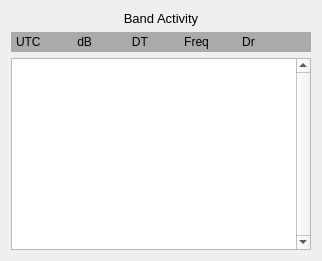
      <widget class="QWidget" name="layoutWidget">
       <layout class="QVBoxLayout" name="verticalLayout_3">
        <item>
         <widget class="QLabel" name="lh_decodes_title_label">
          <property name="maximumSize">
           <size>
            <width>500</width>
            <height>16777215</height>
           </size>
          </property>
          <property name="font">
           <font>
            <pointsize>10</pointsize>
            <weight>50</weight>
            <bold>false</bold>
           </font>
          </property>
          <property name="text">
           <string>Band Activity</string>
          </property>
          <property name="alignment">
           <set>Qt::AlignCenter</set>
          </property>
         </widget>
        </item>
        <item>
         <widget class="QLabel" name="lh_decodes_headings_label">
          <property name="minimumSize">
           <size>
            <width>300</width>
            <height>20</height>
           </size>
          </property>
          <property name="maximumSize">
           <size>
            <width>16777215</width>
            <height>20</height>
           </size>
          </property>
          <property name="palette">
           <palette>
            <active>
             <colorrole role="Base">
              <brush brushstyle="SolidPattern">
               <color alpha="255">
                <red>252</red>
                <green>252</green>
                <blue>252</blue>
               </color>
              </brush>
             </colorrole>
             <colorrole role="Window">
              <brush brushstyle="SolidPattern">
               <color alpha="255">
                <red>170</red>
                <green>170</green>
                <blue>170</blue>
               </color>
              </brush>
             </colorrole>
            </active>
            <inactive>
             <colorrole role="Base">
              <brush brushstyle="SolidPattern">
               <color alpha="255">
                <red>252</red>
                <green>252</green>
                <blue>252</blue>
               </color>
              </brush>
             </colorrole>
             <colorrole role="Window">
              <brush brushstyle="SolidPattern">
               <color alpha="255">
                <red>170</red>
                <green>170</green>
                <blue>170</blue>
               </color>
              </brush>
             </colorrole>
            </inactive>
            <disabled>
             <colorrole role="Base">
              <brush brushstyle="SolidPattern">
               <color alpha="255">
                <red>170</red>
                <green>170</green>
                <blue>170</blue>
               </color>
              </brush>
             </colorrole>
             <colorrole role="Window">
              <brush brushstyle="SolidPattern">
               <color alpha="255">
                <red>170</red>
                <green>170</green>
                <blue>170</blue>
               </color>
              </brush>
             </colorrole>
            </disabled>
           </palette>
          </property>
          <property name="autoFillBackground">
           <bool>true</bool>
          </property>
          <property name="text">
           <string>UTC           dB            DT           Freq          Dr </string>
          </property>
          <property name="textFormat">
           <enum>Qt::PlainText</enum>
          </property>
          <property name="indent">
           <number>5</number>
          </property>
         </widget>
        </item>
        <item>
         <widget class="DisplayText" name="decodedTextBrowser">
          <property name="frameShape">
           <enum>QFrame::StyledPanel</enum>
          </property>
          <property name="verticalScrollBarPolicy">
           <enum>Qt::ScrollBarAlwaysOn</enum>
          </property>
          <property name="horizontalScrollBarPolicy">
           <enum>Qt::ScrollBarAsNeeded</enum>
          </property>
          <property name="cursorWidth">
           <number>0</number>
          </property>
          <property name="textInteractionFlags">
           <set>Qt::TextSelectableByKeyboard|Qt::TextSelectableByMouse</set>
          </property>
         </widget>
        </item>
       </layout>
      </widget>
